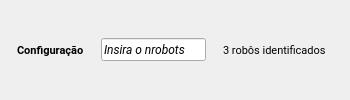
                <widget class="QFrame" name="configHeader">
                 <property name="sizePolicy">
                  <sizepolicy hsizetype="Expanding" vsizetype="Fixed">
                   <horstretch>0</horstretch>
                   <verstretch>0</verstretch>
                  </sizepolicy>
                 </property>
                 <property name="minimumSize">
                  <size>
                   <width>350</width>
                   <height>0</height>
                  </size>
                 </property>
                 <property name="maximumSize">
                  <size>
                   <width>16777215</width>
                   <height>16777215</height>
                  </size>
                 </property>
                 <property name="frameShape">
                  <enum>QFrame::Shape::NoFrame</enum>
                 </property>
                 <layout class="QHBoxLayout" name="horizontalLayout_23">
                  <property name="spacing">
                   <number>0</number>
                  </property>
                  <property name="leftMargin">
                   <number>0</number>
                  </property>
                  <property name="topMargin">
                   <number>0</number>
                  </property>
                  <property name="rightMargin">
                   <number>0</number>
                  </property>
                  <property name="bottomMargin">
                   <number>0</number>
                  </property>
                  <item>
                   <widget class="QLabel" name="debugTabTitle">
                    <property name="sizePolicy">
                     <sizepolicy hsizetype="Fixed" vsizetype="Fixed">
                      <horstretch>0</horstretch>
                      <verstretch>0</verstretch>
                     </sizepolicy>
                    </property>
                    <property name="font">
                     <font>
                      <family>Roboto</family>
                      <pointsize>8</pointsize>
                      <bold>true</bold>
                     </font>
                    </property>
                    <property name="text">
                     <string>Configuração</string>
                    </property>
                   </widget>
                  </item>
                  <item>
                   <widget class="QLineEdit" name="nrobotsLineEdit">
                    <property name="maximumSize">
                     <size>
                      <width>105</width>
                      <height>16777215</height>
                     </size>
                    </property>
                    <property name="font">
                     <font>
                      <family>Roboto</family>
                      <pointsize>9</pointsize>
                      <italic>true</italic>
                      <bold>false</bold>
                     </font>
                    </property>
                    <property name="text">
                     <string>Insira o nrobots</string>
                    </property>
                   </widget>
                  </item>
                  <item>
                   <widget class="QLabel" name="robotsFound">
                    <property name="sizePolicy">
                     <sizepolicy hsizetype="Fixed" vsizetype="Fixed">
                      <horstretch>0</horstretch>
                      <verstretch>0</verstretch>
                     </sizepolicy>
                    </property>
                    <property name="minimumSize">
                     <size>
                      <width>110</width>
                      <height>0</height>
                     </size>
                    </property>
                    <property name="maximumSize">
                     <size>
                      <width>110</width>
                      <height>16777215</height>
                     </size>
                    </property>
                    <property name="font">
                     <font>
                      <family>Roboto</family>
                      <pointsize>8</pointsize>
                     </font>
                    </property>
                    <property name="text">
                     <string>3 robôs identificados</string>
                    </property>
                   </widget>
                  </item>
                 </layout>
                </widget>
